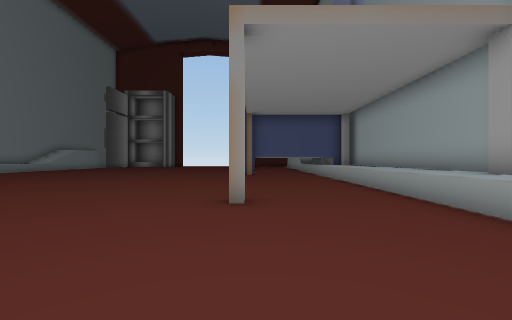
View 1 (above)

24 first-person views from a walk through a Unity game level. The camera is 1.5 m above the floor, looks level and sees 90° across. The floor is counted in squares, 2 m on a side. Each view is taken from the middle of a square. On the plan, view 1 faces up. The plan holds only what a view shows up to about 9 squares ahead; the rest is blank. The place goes on beyond the plan.

View 2
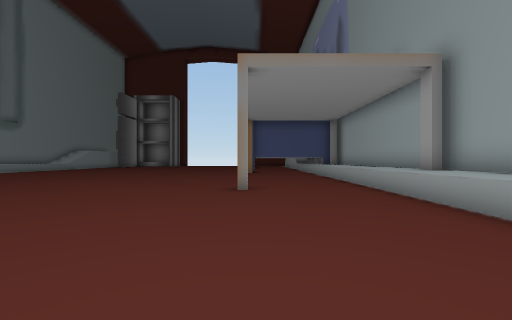

View 3
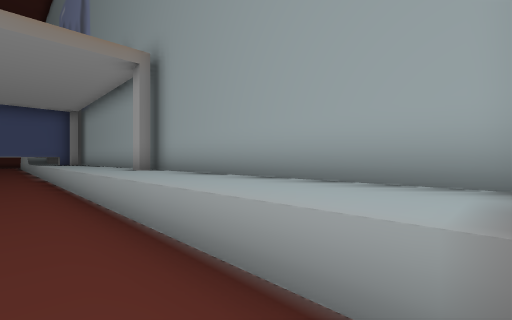

View 4
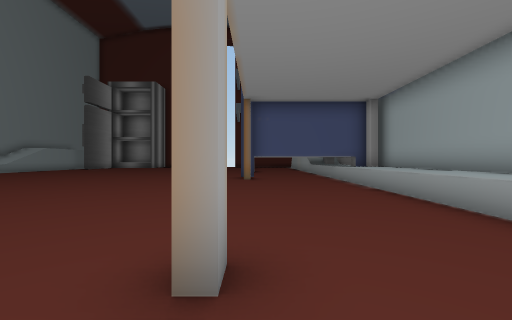

View 5
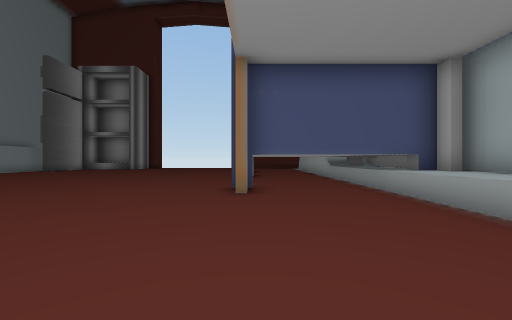

View 6
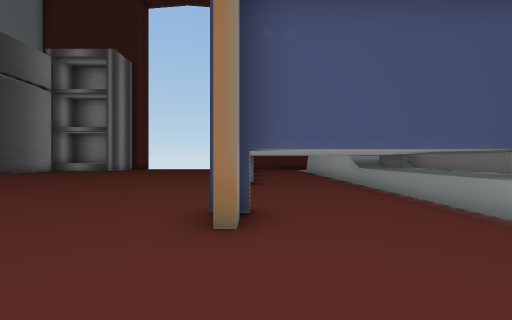

View 7
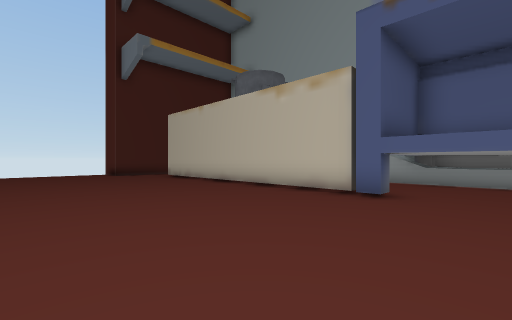

View 8
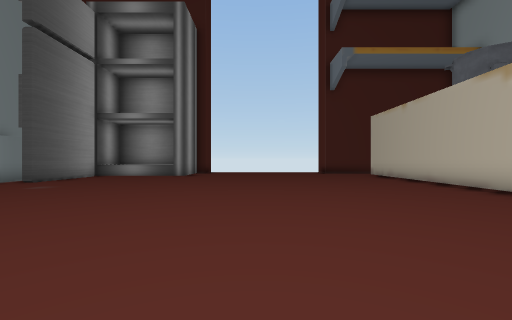

View 9
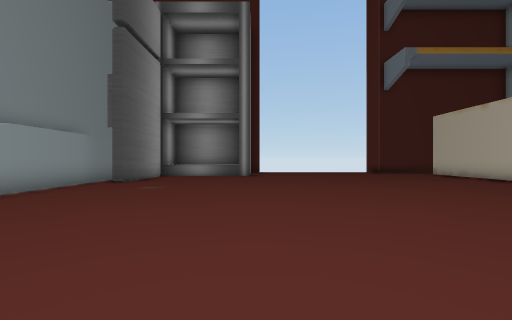

View 10
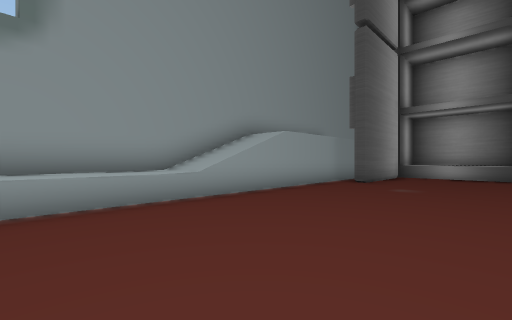

View 11
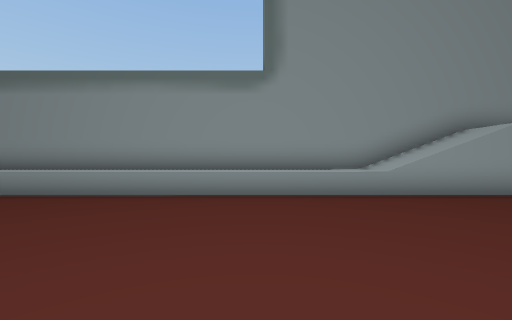

View 12
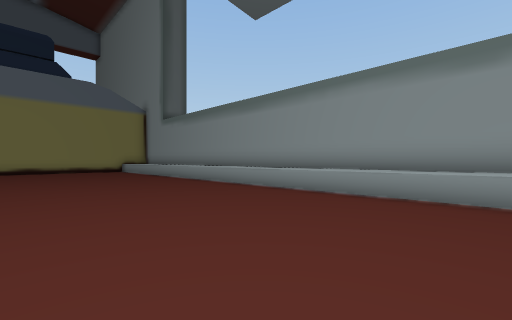

View 13
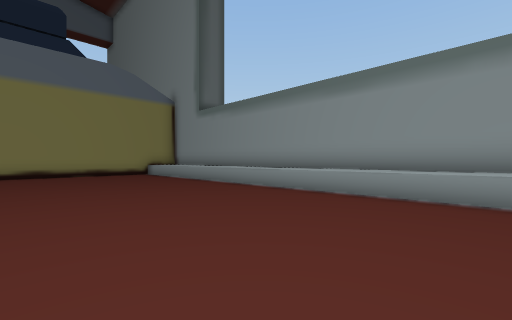

View 14
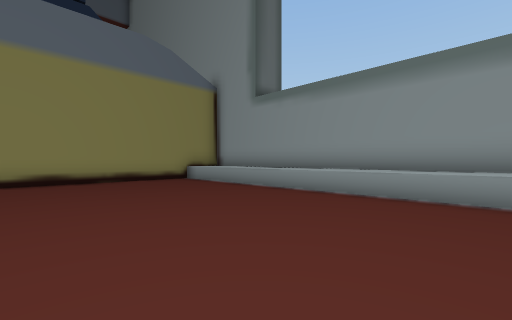

View 15
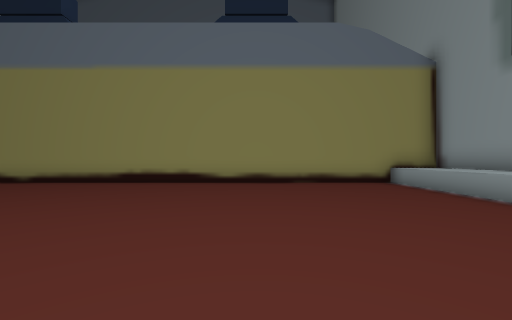

View 16
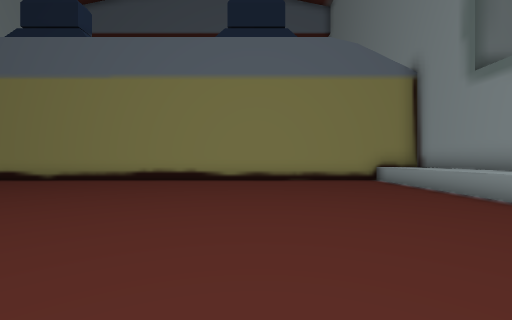

View 17
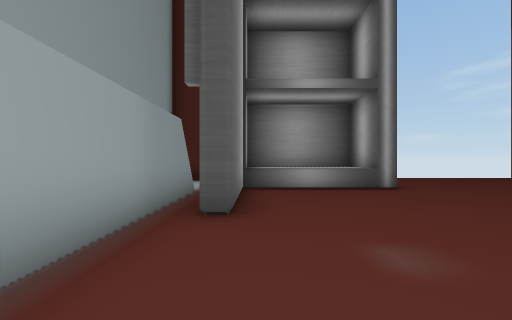

View 18
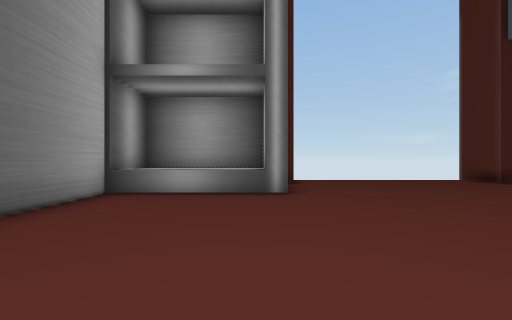

View 19
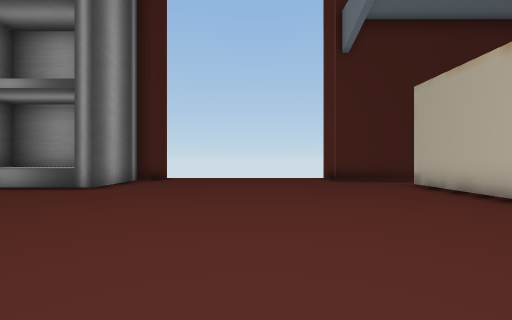

View 20
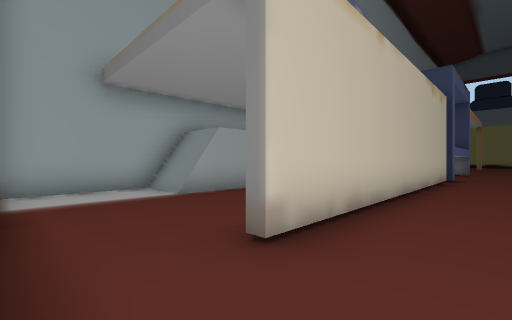

View 21
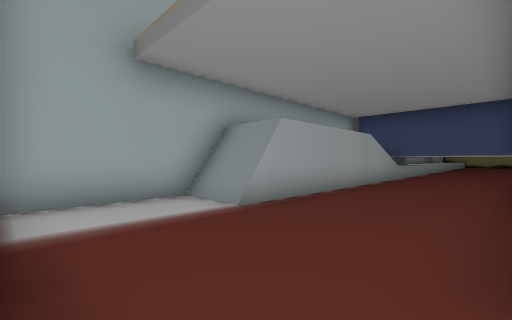

View 22
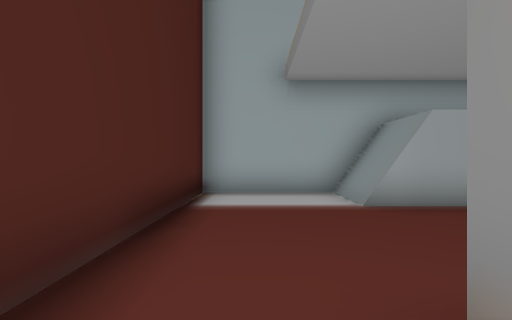

View 23
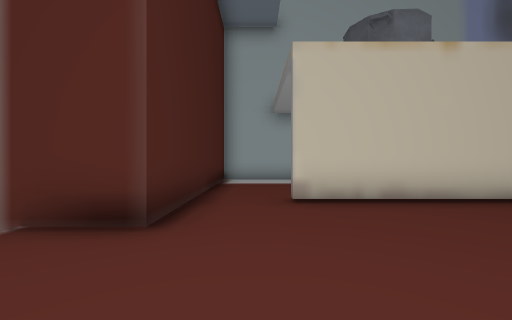

View 24
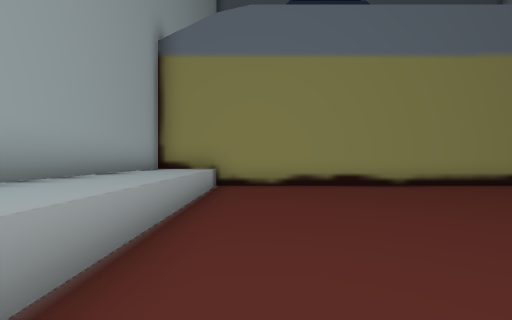

### Floor plan
Key: @ floor where view 1 was taken; # wall or solid block; . floor; = window, fence, low wall or low ledge; ^ raised ledge.
Columns run from 16 left of view 1 to 5 right of it. Each row starts with its distance up from view 1.
 31               #
 30       ##......########
 29    ####..............#
 28    #^^#..............#
 27    #^^^.........#....#
 26  #.#............#..###
 25  #.#............#..#
 24  #.#............#..#
 23  #..............#..#
 22  #..............#..#
 21  #..............#..#
 20  #..............#..#
 19 ##..............#..##
 18 ^^..............#..=#^
 17 ^^.................=^^
 16 ^^.................=^^
 15 ^^.................=^^
 14 ^^...... ..........=^
 13 ^^......  ......#..^^^
 12 ^^.................^^^
 11 ^^.................^^^
 10 ^^.................^^^
  9 ^^.................^^^
  8 ^^.................^^^
  7 ^^.................^^^
  6 ^^.................^^^
  5 ^^..............#..^^^
  4 ^^.................^^^
  3 ^^.................^^^
  2 ^^.................^^^
  1 ^^.................^^^
  0 ^^..............@..^^^
 -1 ^^.................^^^
 -2 ^^.................^^^
 -3 ^^##################^^

Positions as (right, up) in squares from view 1, and headings:
1: (0, 0), facing up
2: (0, -2), facing up
3: (2, -2), facing up-right
4: (0, 3), facing up
5: (0, 7), facing up
6: (0, 10), facing up
7: (-6, 16), facing up-right
8: (-6, 15), facing up
9: (-9, 15), facing up
10: (-10, 15), facing up-left
11: (-9, 15), facing left
12: (-9, 15), facing down-left
13: (-9, 11), facing down-left
14: (-9, 7), facing down-left
15: (-10, 6), facing down
16: (-10, 7), facing down
17: (-13, 20), facing up
18: (-10, 21), facing up
19: (-5, 20), facing up
20: (-2, 29), facing down-right
21: (0, 29), facing down-right
22: (-1, 28), facing right
23: (-5, 28), facing right
24: (2, 5), facing down
